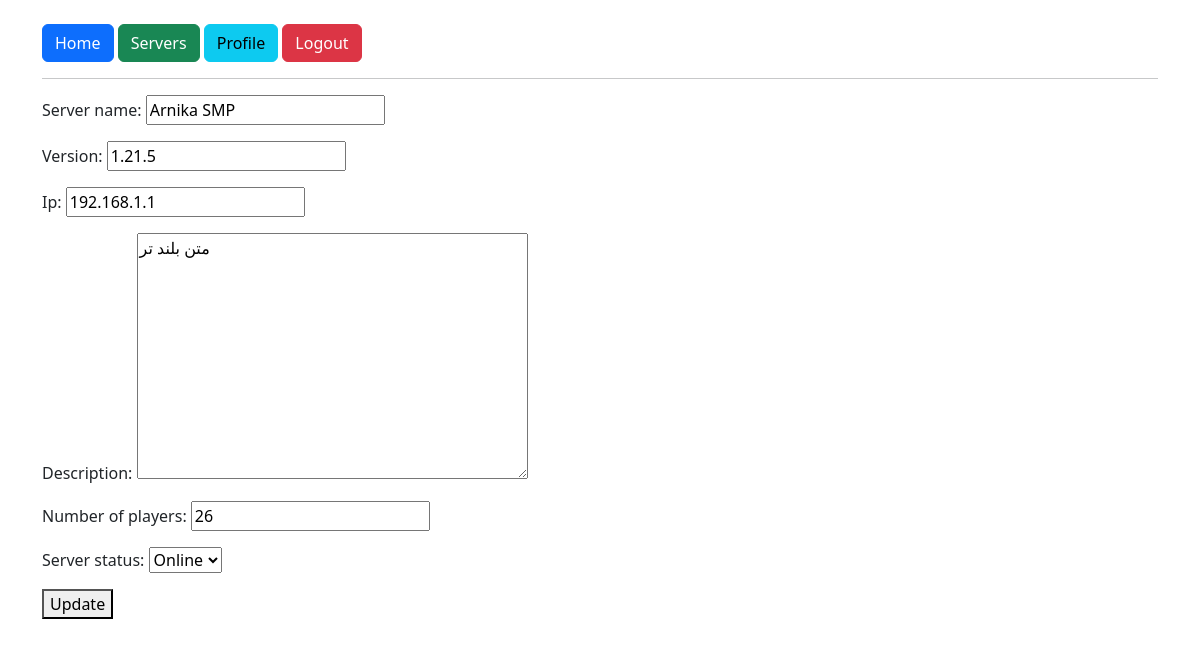
/server/update/1/ (signed in), run on an earlier commit of the app's database.
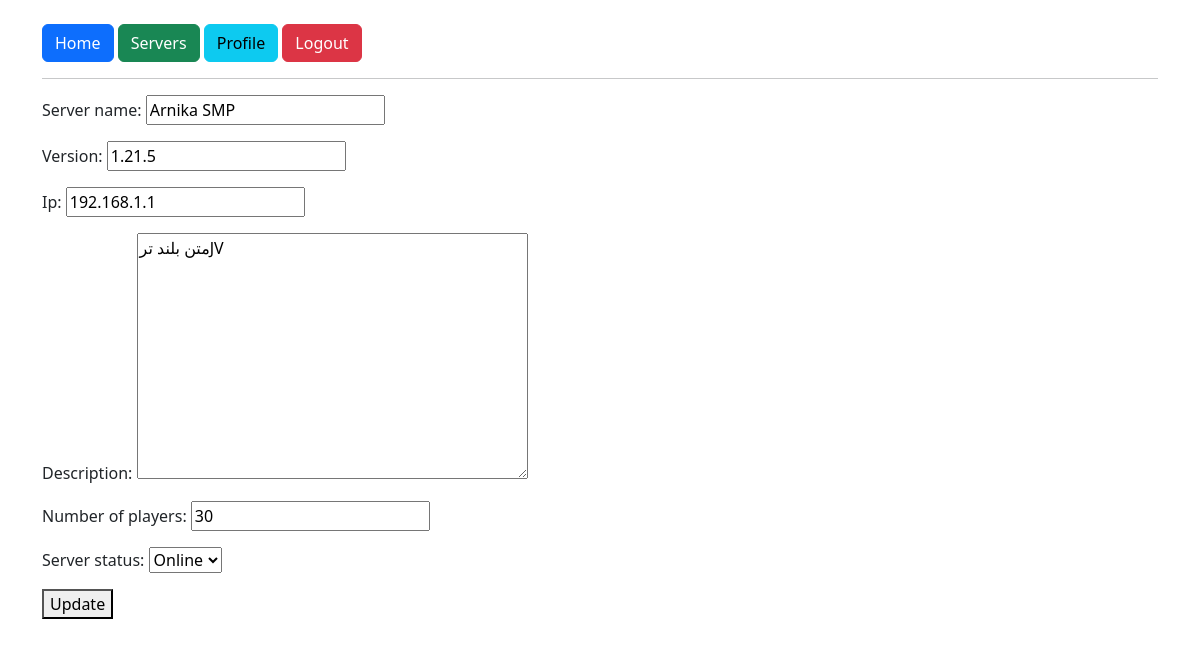
And on a later commit of the database.
### server/models.py (models this page shows, shortened)
class Server(models.Model):
    server_name = models.CharField(max_length=50)
    version = models.CharField( max_length=50)
    ip = models.GenericIPAddressField()
    description = models.TextField()
    number_of_players = models.IntegerField(default=0)
    server_status = models.CharField(
        max_length=10,
        choices=ServerStatus.choices,
        default=ServerStatus.ONLINE,)
    creation_data = models.DateTimeField(auto_now_add=True)
    server_owner  = models.ForeignKey( settings.AUTH_USER_MODEL,on_delete=models.CASCADE)

### server/views.py (the view)
# urls.py: path('server/update/<int:id>/', update_server_viwe, name='update_server'),
@login_required
def update_server_viwe(request, id):
    server = get_object_or_404(Server , id=id, server_owner = request.user)
    if request.method == "POST":
        form = ServerForm(request.POST, instance=server)
        if form.is_valid():
            form.save()
            messages.success(request, "Server update successfully.")
            return redirect('server_list')
    else:
        form = ServerForm(instance=server)
    context = {'form':form}
    return render(request, "update_server.html", context)

### server/forms.py
class ServerForm(forms.ModelForm):
    class Meta:
        model = Server
        fields = ['server_name',
                  'version',
                  'ip',
                  'description',
                  'number_of_players',
                  'server_status']

### server/templates/update_server.html (shortened to what this page needs)
{% extends "base.html" %}
{% block content %}
    {% if user.is_authenticated %}
        <form method="post">
            {{ form.as_p }}
            <button type="submit">Update</button>
        </form>
    {% else %}
        <form method="get" action="{% url 'login' %}">
            <button type="submit">Enter to site</button>
        </form> {% endif %}
{% endblock %}

What changed in the data, as far as the page shows it:
changed Server "Arnika SMP": description "متن بلند تر" → "متن بلند ترJV"; number_of_players "26" → "30"
